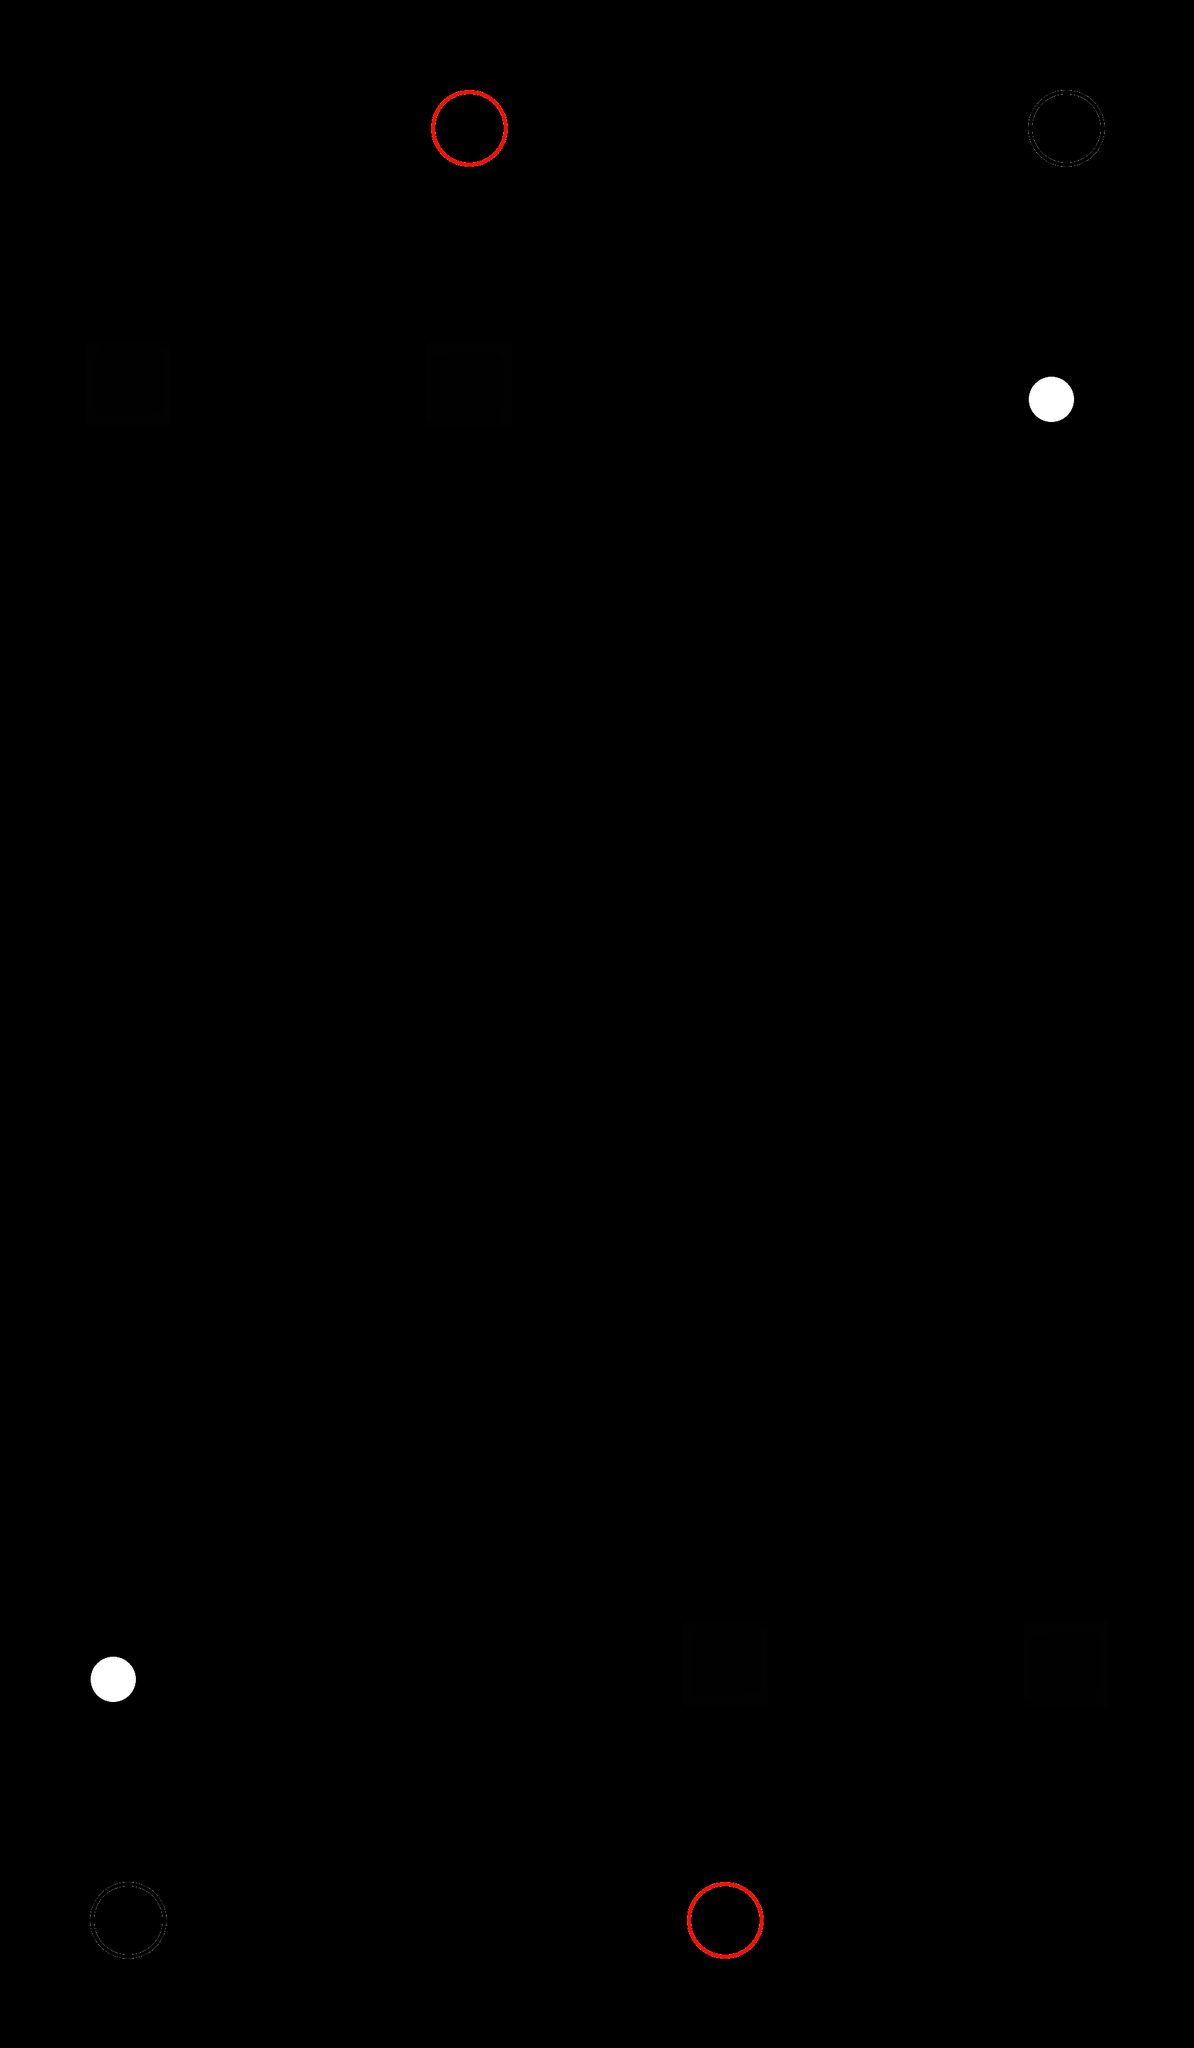

Rendered tile map (Tiled .tmx) drawn with the repository's tilesets; below, a short description and the map source with its tile grids summarised:
An orthogonal 14x24 tile map with 128x128 px tiles, 2 tile layers (settingslayer, tilelayer) and 16 objects.

<map version="1.0" tiledversion="1.0.2" orientation="orthogonal" renderorder="right-down" width="14" height="24" tilewidth="128" tileheight="128" nextobjectid="22">
 <tileset firstgid="1" source="untitled.tsx" />
 <layer name="settingslayer" width="14" height="24">
  <properties>
   <property name="ambientlight" type="float" value="0.95" />
   <property name="pelletpause" type="float" value="3.75" />
   <property name="scale" type="float" value="2" />
   <property name="shootsimultaneously" type="bool" value="true" />
   <property name="waitbetweenfires" type="bool" value="false" />
  </properties>
  <data>[336 cells, 0 non-empty, 0 distinct tile ids]</data>
 </layer>
 <objectgroup name="mirrors">
  <object id="2" x="640" y="512" width="128" height="128" />
  <object id="3" x="128" y="512" width="128" height="128" />
  <object id="4" x="1024" y="2432" width="128" height="128" />
  <object id="5" x="1536" y="2432" width="128" height="128" />
 </objectgroup>
 <objectgroup name="blocks">
  <object id="6" x="1152" y="512" width="128" height="128" />
  <object id="7" x="512" y="2432" width="128" height="128" />
 </objectgroup>
 <objectgroup name="pelletstarts">
  <object id="8" x="640" y="128" width="128" height="128">
   <properties>
    <property name="firedirections" value="d" />
    <property name="initialdelay" type="float" value="0" />
    <property name="pelletpause" type="float" value="6" />
   </properties>
  </object>
  <object id="10" x="1024" y="2816" width="128" height="128">
   <properties>
    <property name="firedirections" value="u" />
    <property name="initialdelay" type="float" value="3" />
    <property name="pelletpause" type="float" value="6" />
   </properties>
  </object>
 </objectgroup>
 <objectgroup name="wallportals">
  <object id="14" x="1536" y="0" width="128" height="128">
   <properties>
    <property name="id" type="int" value="-1" />
    <property name="linkedid" type="int" value="-3" />
    <property name="side" value="t" />
    <property name="startingaction" value="disable" />
    <property name="toggleid" type="int" value="-5" />
   </properties>
  </object>
  <object id="16" x="0" y="512" width="128" height="128">
   <properties>
    <property name="id" type="int" value="-2" />
    <property name="linkedid" type="int" value="-4" />
    <property name="side" value="l" />
   </properties>
  </object>
  <object id="17" x="1664" y="2432" width="128" height="128">
   <properties>
    <property name="id" type="int" value="-3" />
    <property name="linkedid" type="int" value="-1" />
    <property name="side" value="r" />
   </properties>
  </object>
  <object id="18" x="128" y="2944" width="128" height="128">
   <properties>
    <property name="id" type="int" value="-4" />
    <property name="linkedid" type="int" value="-2" />
    <property name="side" value="b" />
    <property name="startingaction" value="disable" />
    <property name="toggleid" type="int" value="-6" />
   </properties>
  </object>
 </objectgroup>
 <objectgroup name="toggles">
  <object id="19" x="1536" y="512" width="128" height="128">
   <properties>
    <property name="id" type="int" value="-5" />
    <property name="isbutton" type="bool" value="false" />
    <property name="linkedid" type="int" value="-1011" />
    <property name="startson" type="bool" value="false" />
   </properties>
  </object>
  <object id="20" x="128" y="2432" width="128" height="128">
   <properties>
    <property name="id" type="int" value="-6" />
    <property name="isbutton" type="bool" value="true" />
    <property name="linkedid" type="int" value="-4" />
    <property name="startson" type="bool" value="false" />
   </properties>
  </object>
 </objectgroup>
 <objectgroup name="pelletends">
  <object id="12" x="1536" y="128" width="128" height="128" />
  <object id="13" x="128" y="2816" width="128" height="128" />
 </objectgroup>
 <layer name="tilelayer" width="14" height="24">
  <data>[336 cells, 16 non-empty, 6 distinct tile ids]</data>
 </layer>
</map>
